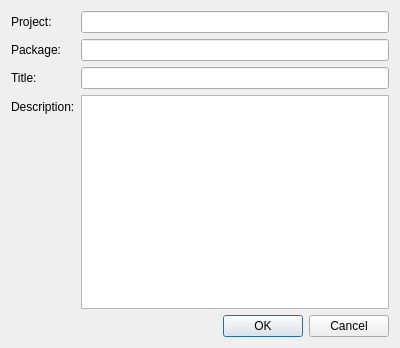
<?xml version="1.0" encoding="UTF-8"?>
<ui version="4.0">
 <class>CreateDialog</class>
 <widget class="QDialog" name="CreateDialog">
  <property name="geometry">
   <rect>
    <x>0</x>
    <y>0</y>
    <width>400</width>
    <height>348</height>
   </rect>
  </property>
  <property name="windowTitle">
   <string>Dialog</string>
  </property>
  <layout class="QVBoxLayout" name="verticalLayout">
   <item>
    <layout class="QFormLayout" name="formLayout_2">
     <item row="0" column="0">
      <widget class="QLabel" name="projectLabel">
       <property name="text">
        <string>Project:</string>
       </property>
      </widget>
     </item>
     <item row="0" column="1">
      <widget class="QLineEdit" name="projectLineEdit"/>
     </item>
     <item row="1" column="0">
      <widget class="QLabel" name="packageLabel">
       <property name="text">
        <string>Package:</string>
       </property>
      </widget>
     </item>
     <item row="1" column="1">
      <widget class="QLineEdit" name="packageLineEdit"/>
     </item>
     <item row="2" column="0">
      <widget class="QLabel" name="titleLabel">
       <property name="text">
        <string>Title:</string>
       </property>
      </widget>
     </item>
     <item row="2" column="1">
      <widget class="QLineEdit" name="titleLineEdit"/>
     </item>
     <item row="3" column="0">
      <widget class="QLabel" name="descriptionLabel">
       <property name="text">
        <string>Description:</string>
       </property>
      </widget>
     </item>
     <item row="3" column="1">
      <widget class="QTextEdit" name="descriptionTextEdit"/>
     </item>
    </layout>
   </item>
   <item>
    <widget class="QDialogButtonBox" name="buttonBox">
     <property name="orientation">
      <enum>Qt::Horizontal</enum>
     </property>
     <property name="standardButtons">
      <set>QDialogButtonBox::Cancel|QDialogButtonBox::Ok</set>
     </property>
    </widget>
   </item>
  </layout>
 </widget>
 <resources/>
 <connections/>
</ui>
